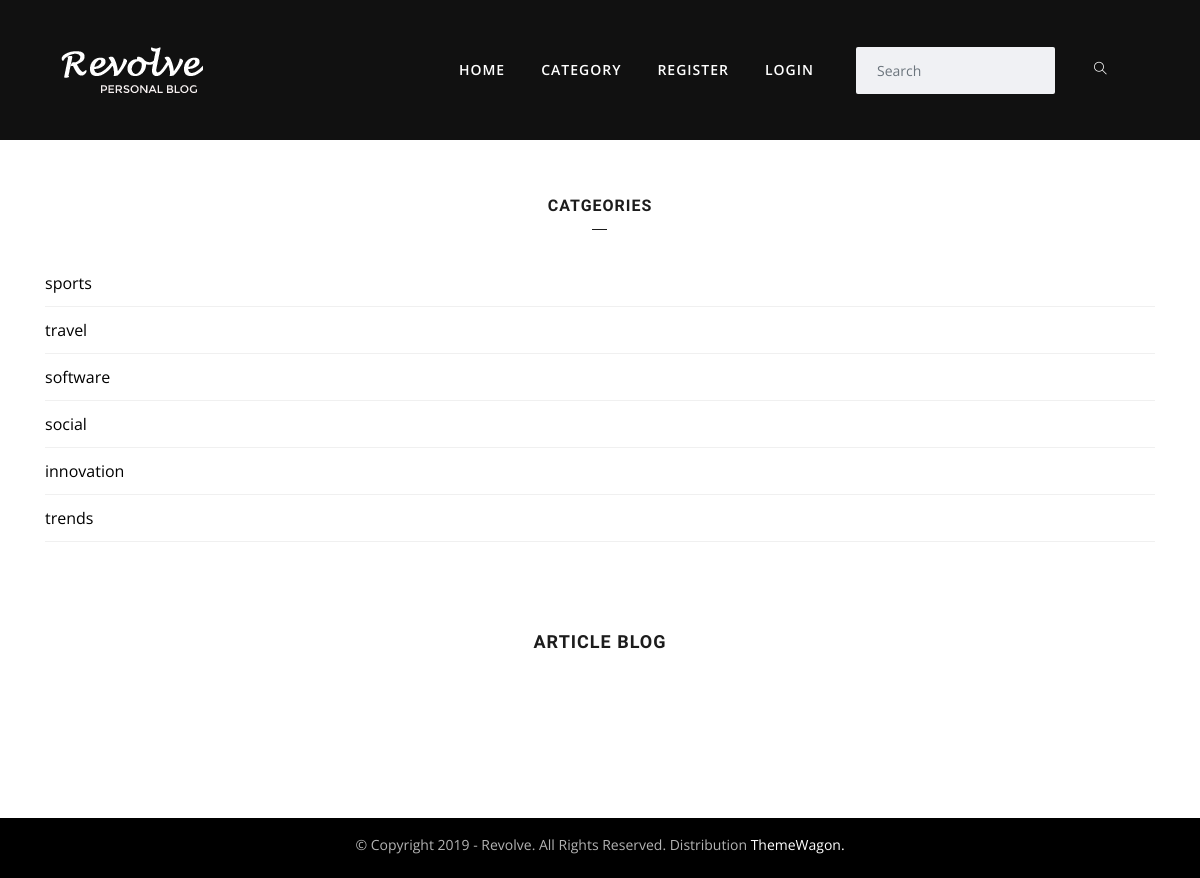
Screenshot of /category/menu with the database file from the repository.
### BlogArticle/models.py (models this page shows, shortened)
class category(models.Model):
    name = models.CharField(max_length=255)
    def __str__(self) -> str:
        return self.name

### BlogArticle/views.py (the view)
# urls.py: path('category/menu', v.CategoryListView, name='category-list'),
def CategoryListView(request):
    cat_menu = category.objects.all()
    return render(request, 'BlogArticle/category_list.html', {'cat_menu':cat_menu})

### BlogArticle/templates/BlogArticle/category_list.html (shortened to what this page needs)
{% extends 'BlogArticle/base.html' %}
{% block content %}
<br/><br/>
<div class='container'>
    <div class="sidebar-widget category mb-5">
        <h4 class="text-center widget-title">Catgeories</h4>
        <ul class="list-unstyled">
            {% for c in cat_menu %}
                <li class="align-items-center d-flex justify-content-between">
                    <a href="{% url 'category-view' c|slugify %}">{{ c }}</a>
                </li>
            {% endfor %}
        </ul>
    </div>
</div>
<br/><br/><br/>
{% endblock content %}

### BlogArticle/static/css/style.css (style rules this page uses)
body, p { font-family: "Open Sans", sans-serif; line-height: 26px; font-size: 16px; text-rendering: optimizeLegibility; color: #666; font-weight: 400; }
html { overflow-x: hidden; width: 100%; height: 100%; }
h1, .h1, h2, .h2, h3, .h3, h4, .h4, h5, .h5, h6, .h6 { color: #1c1c1c; font-weight: 600; font-family: "Unna", serif; }
h4, .h4 { font-size: 20px; line-height: 28px; }
body { background: #fff; color: #575769; }
html, body { height: 100%; }
a { transition: all 0.3s ease-in-out; color: #000; }
a:link, a:visited { text-decoration: none; }
.sidebar-widget .widget-title { text-transform: uppercase; font-size: 16px; letter-spacing: 1px; position: relative; padding-bottom: 10px; margin-bottom: 30px; }
.sidebar-widget .widget-title:after { position: absolute; bottom: 0; overflow: hidden; width: 15px; height: 1px; border-top: 1px solid; content: ""; left: 50%; margin-left: -8px; }
.sidebar-widget.category li { padding: 10px 0px; border-bottom: 1px solid rgba(0, 0, 0, 0.06); }

### rows the page displays
category: name "sports"
category: name "travel"
category: name "software"
category: name "social"
category: name "innovation"
category: name "trends"
